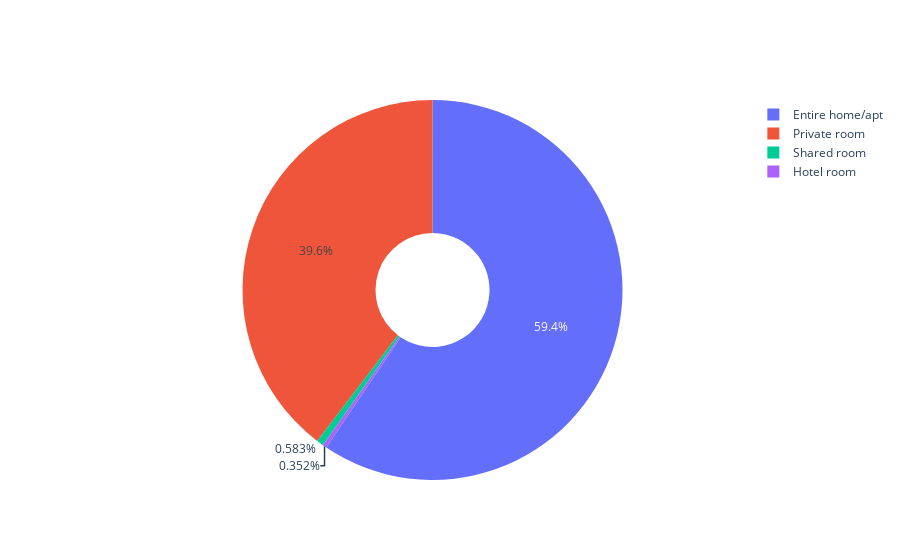

This figure's notebook cell:
### Markdown cell above
A pie chart, often called a circle chart, is a circular diagram that looks like a pie. Each of the'slices' reflects a type of data that contributes to the overall picture. In total it comes to 100%, where each 'slice' is proportional to its fraction of the total. A pie chart gives a visual representation of the distribution of different room types in the dataset, allowing analysts to quickly understand  the relative proportions of each room type in the dataset. This might be handy for gaining a quick overview of the most popular room types among London Airbnb listings without digging into comprehensive numerical data.

### Code cell
import plotly.graph_objects as go
room_type_sum = london_airbnb['room_type'].value_counts()
fig = go.Figure(data=[go.Pie(labels=room_type_sum.index, values=room_type_sum, hole=.3)])
fig.show()

### Figure 1 — Plotly figure (JSON) as saved in the notebook; plotly's stock layout.template omitted (floating-point values rounded to 4 significant figures)
{"data": [{"hole": 0.3, "labels": ["Entire home/apt", "Private room", "Shared room", "Hotel room"], "type": "pie", "values": [41224, 27479, 404, 244]}], "layout": {}}
